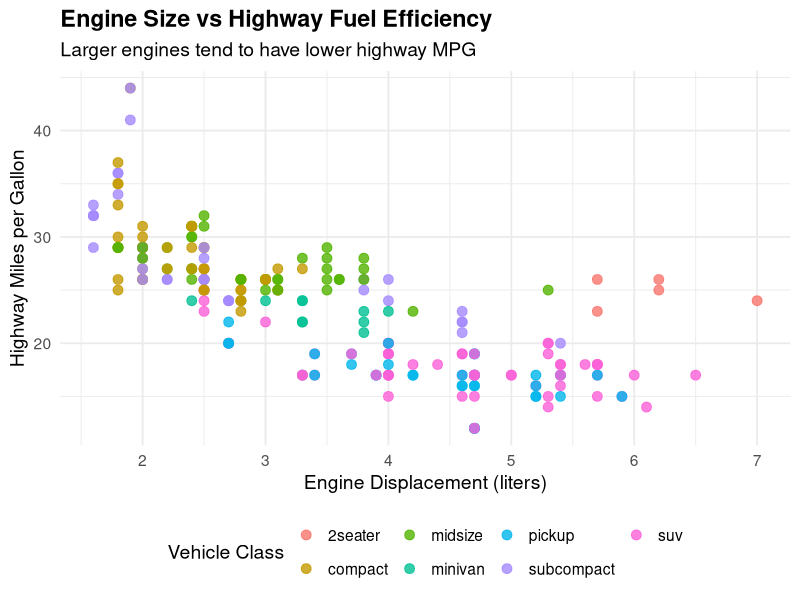

Generate this figure with R:
## ---- chunk 1
suppressPackageStartupMessages(library(tidyverse))
## ---- chunk 2
ggplot(mpg, aes(x = displ, y = hwy, color = class)) +
  geom_point(size = 3, alpha = 0.8) +
  labs(
    title = "Engine Size vs Highway Fuel Efficiency",
    subtitle = "Larger engines tend to have lower highway MPG",
    x = "Engine Displacement (liters)",
    y = "Highway Miles per Gallon",
    color = "Vehicle Class"
  ) +
  theme_minimal(base_size = 14) +
  theme(
    plot.title = element_text(face = "bold"),
    legend.position = "bottom"
  )
